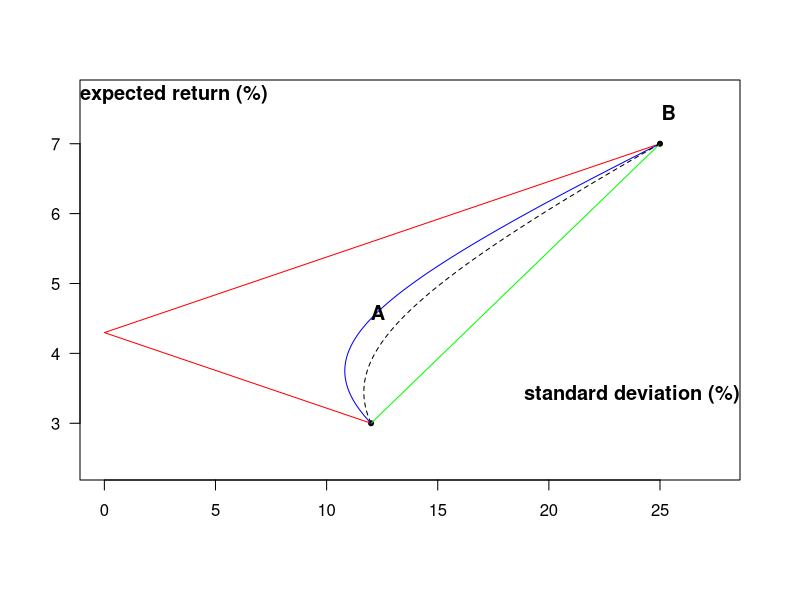
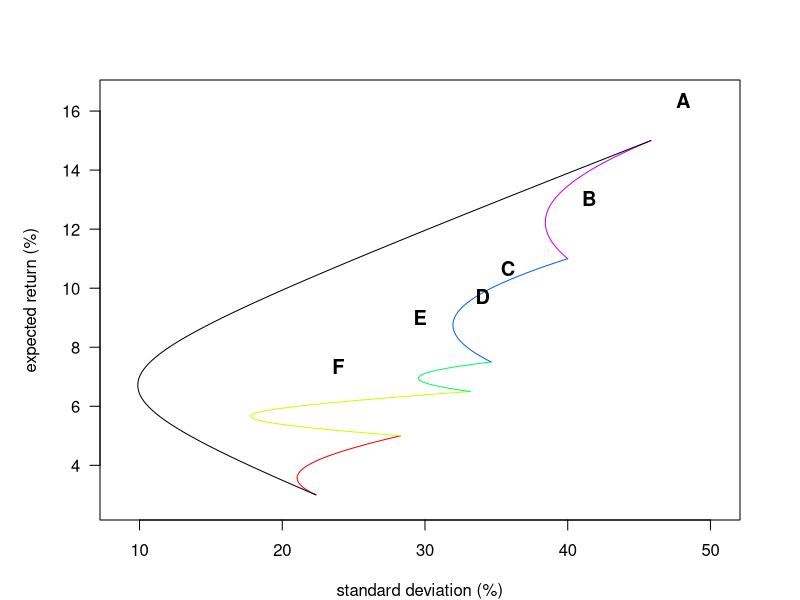

R code for these plots, in order:

#####################   WILLIAM ARRATA - ESSEC PORTFOLIO MANAGEMENT COURSE WINTER 2023   ################

#######   INFLUENCE OF THE CORRELATON COEFFICIENT VALUE BETWEEN TWO ASSETS ON PORTFOLIO'S RISK   ########

mu<-as.matrix(c(3,7))*1e-2                 #Expected returns on assets A and B
V<-c(1.44, 6.25)*1e-2                      #Variance on assets A and B

w<-seq(from=0, to =1, length.out =300)
w<-as.matrix(cbind(w,rev(w)))              #a range of weights for both assets in the portfolio
mean<-100*w%*%mu                           #portfolio expected returns
rho<-c(-1,1,0,0.25)                        #different values for the correlation coefficient
sd<-pair<-list()                           #portfolio standard deviation (x100)
for (i in seq_along(rho)){
  sd[[i]]<-100*sqrt(diag(w%*%matrix(c(V[1],rep(sqrt(prod(V)),2)*rho[[i]],V[2]),nrow=2)%*%t(w)))
  pair[[i]]<-cbind(sd[[i]],mean)}

#Graph of the 300 portfolios in the mean standard deviation space
xlim<-range(sd)*1.1
ylim<-range(mean)*c(0.8,1.1)
colv<-c(rainbow(length(rho)-1),"black")
lty<-rep(1:2,c(length(rho)-1,1))

par(mar=c(6, 4, 4, 3),xpd=T)
plot(pair[[1]][c(1,length(mean)),], las=1,xlab="", ylab="",xlim=xlim, ylim=ylim,pch=20)
mapply(lines, pair, col=colv,lty=lty)
mapply(title, c("expected return (%)", "standard deviation (%)",expression("A","B")),
       adj=c(0,1,0.45,0.9),line=c(-1,-16,-12,-2))
legend("bottom", horiz=T,inset = c(0,-0.4),text.col=colv,pch=rep(NA,4),lty=rep(1,4),col=colv, bty="n",
       legend= expression(paste(rho,"=",-1),paste(rho,"=",1),paste(rho,"=",0),paste(rho,"=",0.25)))


#######################################   COMBINING ASSET BY PAIRS   ##################################

w_a<-seq(from=0, to =1, length.out =300)
w_a<-as.matrix(cbind(w_a,rev(w_a)))                  #a range of weights for each asset in the portfolio

mu_c<-list(c(0.03,0.05),c(0.05,0.065),c(0.065,0.075),                          #expected returns
           c(0.075,0.11),c(0.11,0.15),c(0.03,0.15))
sig<-list(c(0.05,0.08,0.03),c(0.08,0.11,-0.03),c(0.11,0.12,0.06),              #covariances
          c(0.12,0.16,0.07),c(0.16,0.21,0.12),c(0.05,0.21,-0.08))

mu_tot<-sd_tot<-pair_tot<-list()                  #portfolios' expected returns and standard deviations
for (i in seq_along(mu_c)){
  mu_tot[[i]]<-100*w_a%*%mu_c[[i]]
  sd_tot[[i]]<-100*sqrt(diag(w_a%*%matrix(sig[[i]][c(1,3,3,2)],nrow=2)%*%t(w_a)))
  pair_tot[[i]]<-cbind(sd_tot[[i]],mu_tot[[i]])}

#graph
xaxis<-range(sd_tot)*c(0.9,1.1)
yaxis<-range(mu_tot)*c(0.9,1.1)
adj<-c(0.92,0.77,0.64,0.6,0.5,0.37)
line<-c(-1.4,-6.3,-9.8,-11.2,-12.25,-14.7)
col<-c(rainbow(length(mu_c)-1),"black")
asset<-LETTERS[seq_along(mu_c)]

par(mar=c(4, 5, 4, 3))
plot(NA, las=1,xlab="standard deviation (%)", ylab="expected return (%)",xlim=xaxis, ylim=yaxis, las=1)
mapply(lines, pair_tot, col=col,pch=20)
mapply(title, asset, adj=adj,line=line)
